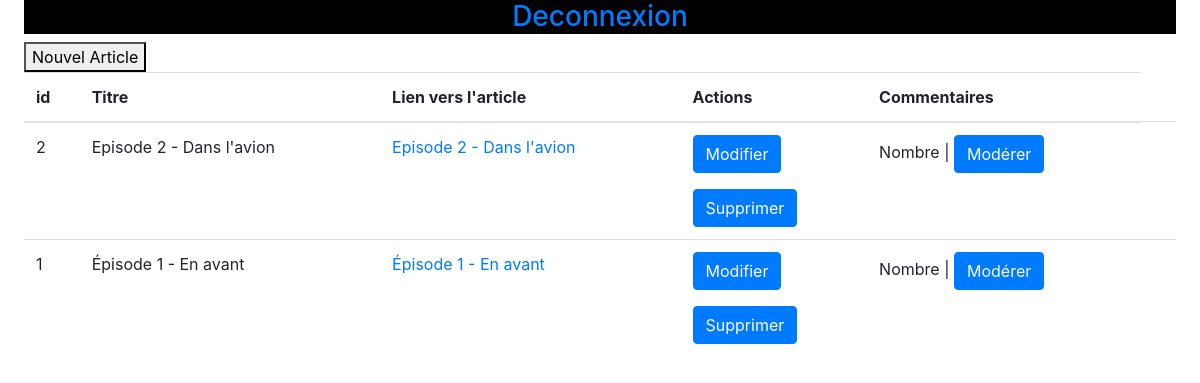
The app's page /blog.php?section=billets_back (signed in), older data.
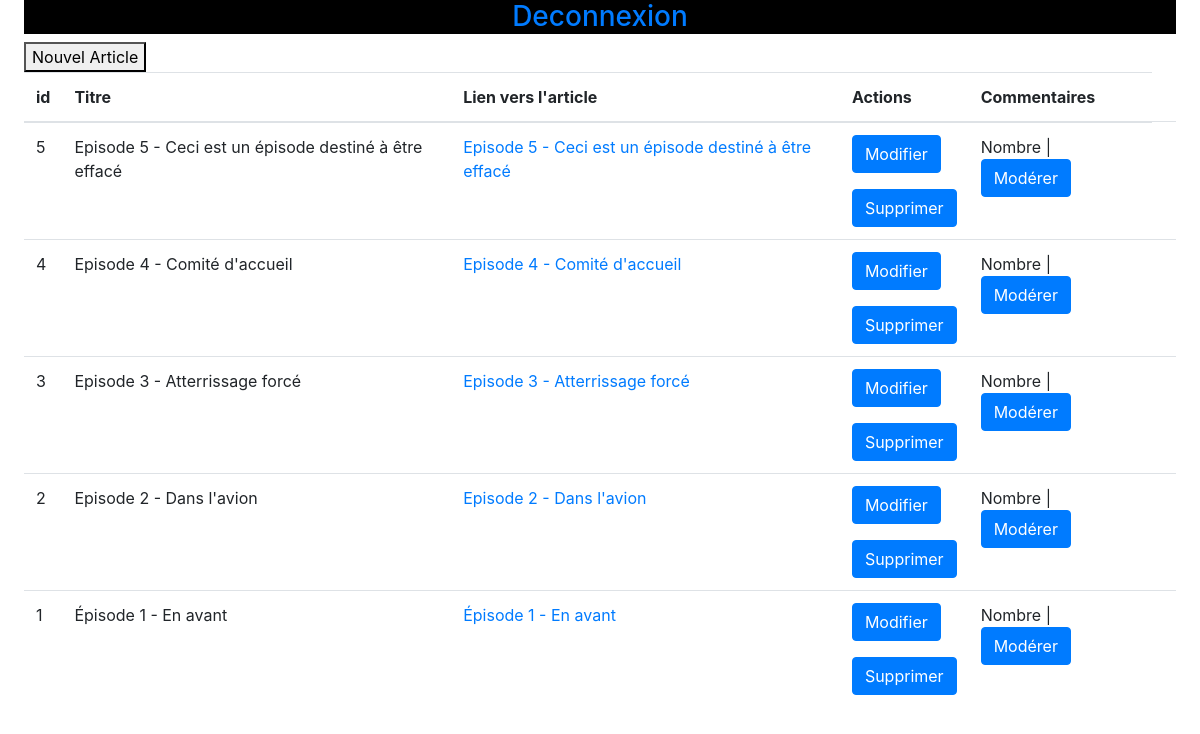
The same page, newer data.
### tables this page shows
CREATE TABLE `billets` (
  `id` int(11) NOT NULL,
  `titre` varchar(255) NOT NULL,
  `contenu` text NOT NULL,
  `date_creation` datetime NOT NULL,
  `image` text NOT NULL
);

### controleur/billets_back.php (called while the page is built)
<?php
include_once('modele/get_billets.php');
$billets = get_billets(0,5);
foreach($billets as $cle => $billet)
{
    $billets[$cle]['titre'] = htmlspecialchars($billet['titre']);
    $billets[$cle]['contenu'] = nl2br(htmlspecialchars($billet['contenu']));
}
include_once('vue/billets_back.php');

### modele/get_billets.php (called while the page is built)
<?php
function get_billets($offset, $limit) {
    global $bdd;
    $offset = (int) $offset;
    $limit = (int) $limit;
    $req = $bdd->prepare('SELECT id, titre, contenu, DATE_FORMAT(date_creation, \'%d/%m/%Y à %Hh%imin%ss\') AS date_creation_fr FROM billets ORDER BY date_creation DESC LIMIT :offset, :limit');
    $req->bindParam(':offset', $offset, PDO::PARAM_INT);
    $req->bindParam(':limit', $limit, PDO::PARAM_INT);
    $req->execute();
    $billets = $req->fetchAll(PDO::FETCH_ASSOC);
    return $billets;
}

### vue/billets_back.php (the view, shortened to what this page needs)
<!DOCTYPE html>
<html>
    <head>
        <link type="text/css" href="vue/style.css" rel="stylesheet" />
        <link rel="stylesheet" href="https://maxcdn.bootstrapcdn.com/bootstrap/4.0.0-alpha.6/css/bootstrap.min.css">
    </head>
    <body>
    	<h3><a href="blog.php?section=logout">Deconnexion</a></h3>
    	<div>
    		<a href="blog.php?section=creation_billet"><button>Nouvel Article</button></a>
    	</div>
    	<table class="table">
		  <thead>
		    <tr>
		      <th>id</th>
		      <th>Titre</th>
		      <th>Lien vers l'article</th>
		      <th>Actions</th>
		      <th>Commentaires</th>
		    </tr>
		  </thead>
		  <tbody>
		  	<?php
			foreach($billets as $billet) :
			?>
		    <tr>
		      <td><?php echo $billet['id']; ?></td>
		      <td><?php echo $billet['titre']; ?></td>
		      <td><a href="blog.php?section=commentaires&billet=<?php echo $billet['id']; ?>"><?php echo $billet['titre']; ?></a></td>
		      <td>
		      	<form method="post" action="blog.php?section=modification_billet">
       				<p><input type="submit" class="btn btn-primary" value="Modifier"></p>
    			</form>
       			<button type="button" class="btn btn-primary" data-toggle="modal" data-target="#alert_suppr<?php echo $billet['id']; ?>">		Supprimer
       			</button>
		      </td>
		      <td> Nombre | <a href="blog.php?section=commentaires_back&billet=<?php echo $billet['id']; ?>"><button class="btn btn-primary">Modérer</button></a> <td>
		    </tr>
		    <?php
			endforeach;
			?>
		  </tbody>
		</table>
	</body>
</html>

Row changes from the older to the newer data that the page shows:
added billets: id "5", titre "Episode 5 - Ceci est un épisode destiné à être effacé"
added billets: id "4", titre "Episode 4 - Comité d'accueil"
added billets: id "3", titre "Episode 3 - Atterrissage forcé"
